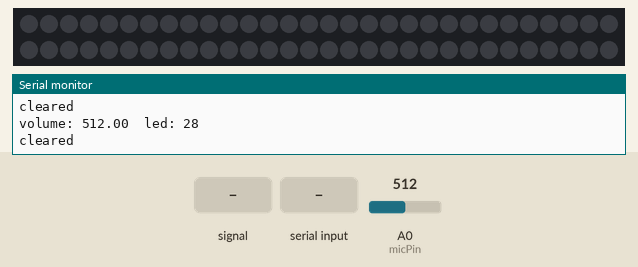
Recording of a sketch running on a simulated Arduino Uno, built with avr-gcc and run on an emulated ATmega328P. Shown: 60 RGB LEDs in strip order, left to right, continuing on the next row, the last lines printed to the serial monitor. The inputs (shaded band) are chosen by the test bench; at power-on: A0 (micPin) = 512. Dim RGB values are drawn brighter than linear.

Above: at 1.2 s.
1.3 s: A0 (micPin) fed a 200 Hz sine of ±81 counts around its level
2.9 s: A0 (micPin) set to 490
5.9 s: byte 30 received over Serial
7.4 s: byte 120 received over Serial
10.4 s: byte 90 received over Serial
At 11.5 s:
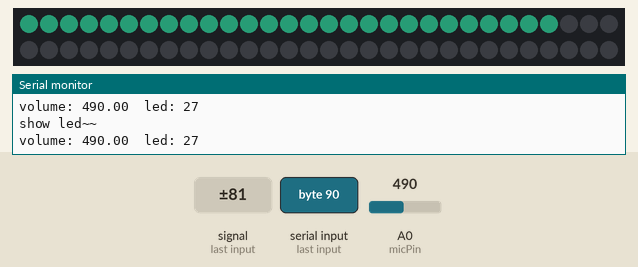
12.0 s: A0 (micPin) fed a 1000 Hz sine of ±255 counts around its level
At 12.72 s:
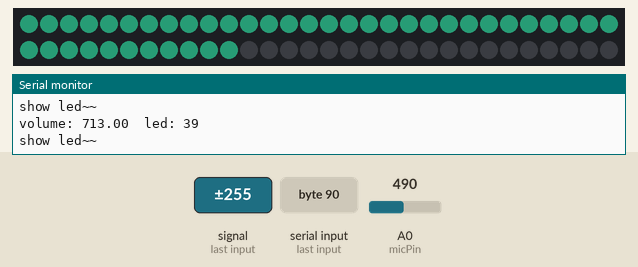
Timing chart, 0 to 14.5 s (numbered marks = the images above; inputs shaded):
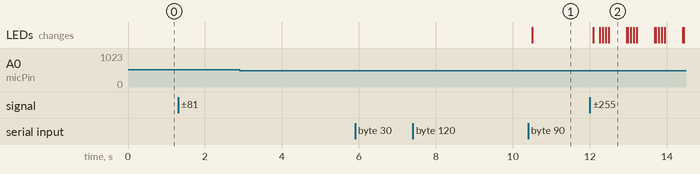

Measured:
- after the input at 10.4 s, the LEDs: change after 0.11 s (image 1)
- after the input at 12.0 s, the LEDs: first change after 0.08 s (image 2 shows a later state)
- what the display in image 2 shows lasts 0.5 s, from 12.5 s to 13.0 s

The sketch:

led_mic_bluetooth.ino
```cpp
#include <FastLED.h>

#define NUM_LEDS 60
#define DATA_PIN 3

//setting up the led strip
CRGB leds[NUM_LEDS];

//setting up the mic
int micPin = 0;
int lower_threshold = 500;
int upper_threshold = 550;

//colour linked list
struct colour_list {
  int data;
  struct colour_list *next;
};
typedef struct colour_list *Node;
Node head = NULL;
int count = 0; //number of items in the linked list
int colour_data[3];

void setup() {
  Serial.begin(9600);
  FastLED.addLeds<NEOPIXEL, DATA_PIN>(leds, NUM_LEDS);
  FastLED.clear();
  FastLED.setBrightness(60);
}

void loop() {
  /*******************************bluetooth*******************************/
  if (Serial.available() > 0) {
    int incoming = Serial.read();
    Serial.println(incoming);
    add_node(incoming);
  }
  /***********************************************************************/

  /******************************colour data******************************/
  //when 3 colour data have been collected from bluetooth
  if (count == 3) {
    Node temp = head;
    for (int i = 0; temp != NULL; i++) {
      colour_data[i] = temp->data;
      temp = temp->next;
    }

    //for debugging
    for (int i = 0; i < 3; i++) {
      Serial.print(colour_data[i]);
      Serial.print(" ");
    }
    Serial.println("");
    //FastLED.showColor(CRGB(colour_data[0], colour_data[1], colour_data[2])); //display on led
    delete_list(); //reset linked list
  }

  /***********************************************************************/

  /**********************************mic**********************************/
  float volume = analogRead(micPin);

  int num_led = map(volume, 0, 1068, 0, NUM_LEDS - 1);
  if (num_led < 0)
    num_led = 0;
  if (num_led > 59)
    num_led = 59;

  Serial.print("volume: ");
  Serial.print(volume);
  Serial.print("  led: ");
  Serial.println(num_led);

  if (volume >= lower_threshold && volume <= upper_threshold) {
    Serial.println("cleared");
    clear_data(); //set to black

  }
  else {
    for (int i = 0; i < num_led; i++) {
      leds[i] = CRGB(colour_data[0], colour_data[1], colour_data[2]);
    }
    FastLED.show();
    Serial.println("show led~~");
  }
  /***********************************************************************/
}

//add node to the colour linked list
void add_node(int incoming) {
  Node newNode, temp;
  newNode = (Node)malloc(sizeof(struct colour_list));
  newNode->data    = incoming;
  newNode->next    = NULL;

  //if the list is empty
  if (head == NULL) {
    head = newNode;
    head->data = incoming;
    head->next = NULL;
    count++;
    Serial.println("count++");
    return;
  }

  //when the list is not empty
  temp = head;

  //traverse till the end of the list and link data
  while (temp->next != NULL)
    temp = temp->next;
  temp->next = newNode;

  //increment number of items in the linked list
  count++;
  Serial.println("count++");
}

//reset colour linked list
void delete_list() {
  Node temp;
  if (head == NULL) {
    printf("Linked list is already empty.\n");
    return;
  }
  while (head != NULL) {
    temp = head->next;
    free(head);
    head = temp;
    count--;
    Serial.println("count--");
  }
}

//clear led strip data (set it to black)
void clear_data() {
  for (int i = NUM_LEDS - 1; i >= 0; i--) {
    leds[i] = CRGB::Black;
  }
  FastLED.show();
}
```
